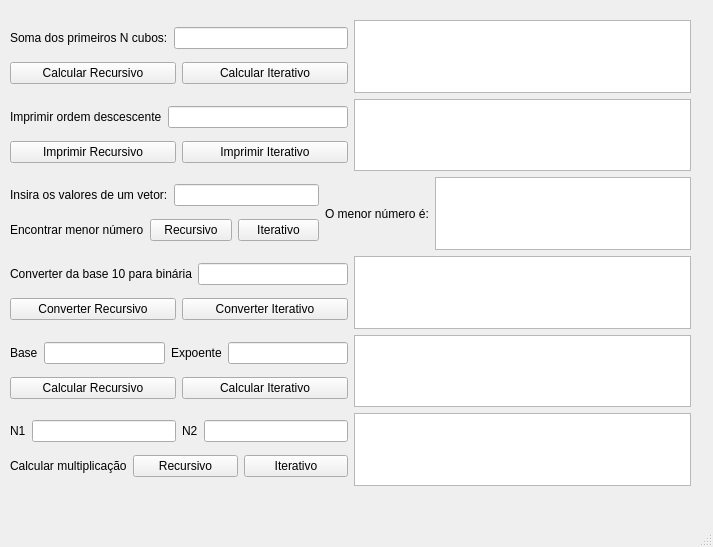
<?xml version="1.0" encoding="UTF-8"?>
<ui version="4.0">
 <class>MainWindow</class>
 <widget class="QMainWindow" name="MainWindow">
  <property name="geometry">
   <rect>
    <x>0</x>
    <y>0</y>
    <width>713</width>
    <height>547</height>
   </rect>
  </property>
  <property name="windowTitle">
   <string>MainWindow</string>
  </property>
  <widget class="QWidget" name="centralwidget">
   <widget class="QFrame" name="frame">
    <property name="geometry">
     <rect>
      <x>730</x>
      <y>90</y>
      <width>120</width>
      <height>80</height>
     </rect>
    </property>
    <property name="frameShape">
     <enum>QFrame::StyledPanel</enum>
    </property>
    <property name="frameShadow">
     <enum>QFrame::Raised</enum>
    </property>
   </widget>
   <widget class="QWidget" name="">
    <property name="geometry">
     <rect>
      <x>10</x>
      <y>20</y>
      <width>681</width>
      <height>466</height>
     </rect>
    </property>
    <layout class="QVBoxLayout" name="verticalLayout_7">
     <item>
      <layout class="QHBoxLayout" name="horizontalLayout_3">
       <item>
        <layout class="QVBoxLayout" name="verticalLayout">
         <item>
          <layout class="QHBoxLayout" name="horizontalLayout">
           <item>
            <widget class="QLabel" name="label">
             <property name="text">
              <string>Soma dos primeiros N cubos:</string>
             </property>
            </widget>
           </item>
           <item>
            <widget class="QLineEdit" name="lineEdit_soma_recursivos"/>
           </item>
          </layout>
         </item>
         <item>
          <layout class="QHBoxLayout" name="horizontalLayout_2">
           <item>
            <widget class="QPushButton" name="btn_soma_recursivos">
             <property name="text">
              <string>Calcular Recursivo</string>
             </property>
            </widget>
           </item>
           <item>
            <widget class="QPushButton" name="btn_somar_iterativo">
             <property name="text">
              <string>Calcular Iterativo</string>
             </property>
            </widget>
           </item>
          </layout>
         </item>
        </layout>
       </item>
       <item>
        <widget class="QTextEdit" name="textEdit_soma_recursivos"/>
       </item>
      </layout>
     </item>
     <item>
      <layout class="QHBoxLayout" name="horizontalLayout_6">
       <item>
        <layout class="QVBoxLayout" name="verticalLayout_2">
         <item>
          <layout class="QHBoxLayout" name="horizontalLayout_4">
           <item>
            <widget class="QLabel" name="label_2">
             <property name="text">
              <string>Imprimir ordem descescente</string>
             </property>
            </widget>
           </item>
           <item>
            <widget class="QLineEdit" name="lineEdit_imprimir_decrescente"/>
           </item>
          </layout>
         </item>
         <item>
          <layout class="QHBoxLayout" name="horizontalLayout_5">
           <item>
            <widget class="QPushButton" name="btn_imprimir_decrescente">
             <property name="text">
              <string>Imprimir Recursivo</string>
             </property>
            </widget>
           </item>
           <item>
            <widget class="QPushButton" name="btn_imprimir_descescente_iterativo">
             <property name="text">
              <string>Imprimir Iterativo</string>
             </property>
            </widget>
           </item>
          </layout>
         </item>
        </layout>
       </item>
       <item>
        <widget class="QTextEdit" name="textEdit_imprimir_decrescente"/>
       </item>
      </layout>
     </item>
     <item>
      <layout class="QHBoxLayout" name="horizontalLayout_10">
       <item>
        <layout class="QVBoxLayout" name="verticalLayout_3">
         <item>
          <layout class="QHBoxLayout" name="horizontalLayout_7">
           <item>
            <widget class="QLabel" name="label_3">
             <property name="text">
              <string>Insira os valores de um vetor:</string>
             </property>
            </widget>
           </item>
           <item>
            <widget class="QLineEdit" name="lineEdit_vetor">
             <property name="toolTip">
              <string>Insira cada numero do vetor separado por um espaço, sem espaço após o último número</string>
             </property>
            </widget>
           </item>
          </layout>
         </item>
         <item>
          <layout class="QHBoxLayout" name="horizontalLayout_8">
           <item>
            <widget class="QLabel" name="label_10">
             <property name="text">
              <string>Encontrar menor número</string>
             </property>
            </widget>
           </item>
           <item>
            <widget class="QPushButton" name="btn_vetor">
             <property name="text">
              <string>Recursivo</string>
             </property>
            </widget>
           </item>
           <item>
            <widget class="QPushButton" name="btn_vetor_iterativo">
             <property name="text">
              <string>Iterativo</string>
             </property>
            </widget>
           </item>
          </layout>
         </item>
        </layout>
       </item>
       <item>
        <layout class="QHBoxLayout" name="horizontalLayout_9">
         <item>
          <widget class="QLabel" name="label_4">
           <property name="text">
            <string>O menor número é:</string>
           </property>
          </widget>
         </item>
         <item>
          <widget class="QTextEdit" name="textEdit_vetor"/>
         </item>
        </layout>
       </item>
      </layout>
     </item>
     <item>
      <layout class="QHBoxLayout" name="horizontalLayout_13">
       <item>
        <layout class="QVBoxLayout" name="verticalLayout_4">
         <item>
          <layout class="QHBoxLayout" name="horizontalLayout_11">
           <item>
            <widget class="QLabel" name="label_5">
             <property name="text">
              <string>Converter da base 10 para binária</string>
             </property>
            </widget>
           </item>
           <item>
            <widget class="QLineEdit" name="lineEdit_converter_base"/>
           </item>
          </layout>
         </item>
         <item>
          <layout class="QHBoxLayout" name="horizontalLayout_12">
           <item>
            <widget class="QPushButton" name="btn_converter_base">
             <property name="text">
              <string>Converter Recursivo</string>
             </property>
            </widget>
           </item>
           <item>
            <widget class="QPushButton" name="btn_converter_base_iterativo">
             <property name="text">
              <string>Converter Iterativo</string>
             </property>
            </widget>
           </item>
          </layout>
         </item>
        </layout>
       </item>
       <item>
        <widget class="QTextEdit" name="textEdit_converter_base"/>
       </item>
      </layout>
     </item>
     <item>
      <layout class="QHBoxLayout" name="horizontalLayout_16">
       <item>
        <layout class="QVBoxLayout" name="verticalLayout_5">
         <item>
          <layout class="QHBoxLayout" name="horizontalLayout_14">
           <item>
            <widget class="QLabel" name="label_6">
             <property name="text">
              <string>Base</string>
             </property>
            </widget>
           </item>
           <item>
            <widget class="QLineEdit" name="lineEdit_base">
             <property name="toolTip">
              <string>Aceitos apenas valores inteiros maiores do que 0 (zero)</string>
             </property>
            </widget>
           </item>
           <item>
            <widget class="QLabel" name="label_7">
             <property name="text">
              <string>Expoente</string>
             </property>
            </widget>
           </item>
           <item>
            <widget class="QLineEdit" name="lineEdit_expoente"/>
           </item>
          </layout>
         </item>
         <item>
          <layout class="QHBoxLayout" name="horizontalLayout_15">
           <item>
            <widget class="QPushButton" name="btn_exponente">
             <property name="text">
              <string>Calcular Recursivo</string>
             </property>
            </widget>
           </item>
           <item>
            <widget class="QPushButton" name="btn_expoente_iterativo">
             <property name="text">
              <string>Calcular Iterativo</string>
             </property>
            </widget>
           </item>
          </layout>
         </item>
        </layout>
       </item>
       <item>
        <widget class="QTextEdit" name="textEdit_exponente"/>
       </item>
      </layout>
     </item>
     <item>
      <layout class="QHBoxLayout" name="horizontalLayout_19">
       <item>
        <layout class="QVBoxLayout" name="verticalLayout_6">
         <item>
          <layout class="QHBoxLayout" name="horizontalLayout_17">
           <item>
            <widget class="QLabel" name="label_8">
             <property name="text">
              <string>N1</string>
             </property>
            </widget>
           </item>
           <item>
            <widget class="QLineEdit" name="lineEdit_n1">
             <property name="toolTip">
              <string>Aceitos apenas valores inteiros maiores do que 0 (zero)</string>
             </property>
            </widget>
           </item>
           <item>
            <widget class="QLabel" name="label_9">
             <property name="text">
              <string>N2</string>
             </property>
            </widget>
           </item>
           <item>
            <widget class="QLineEdit" name="lineEdit_n2"/>
           </item>
          </layout>
         </item>
         <item>
          <layout class="QHBoxLayout" name="horizontalLayout_18">
           <item>
            <widget class="QLabel" name="label_11">
             <property name="text">
              <string>Calcular multiplicação</string>
             </property>
            </widget>
           </item>
           <item>
            <widget class="QPushButton" name="btn_multiplicacao">
             <property name="text">
              <string>Recursivo</string>
             </property>
            </widget>
           </item>
           <item>
            <widget class="QPushButton" name="btn_multiplicacao_iterativo">
             <property name="text">
              <string>Iterativo</string>
             </property>
            </widget>
           </item>
          </layout>
         </item>
        </layout>
       </item>
       <item>
        <widget class="QTextEdit" name="textEdit_multiplicacao"/>
       </item>
      </layout>
     </item>
    </layout>
   </widget>
  </widget>
  <widget class="QMenuBar" name="menubar">
   <property name="geometry">
    <rect>
     <x>0</x>
     <y>0</y>
     <width>713</width>
     <height>24</height>
    </rect>
   </property>
  </widget>
  <widget class="QStatusBar" name="statusbar"/>
 </widget>
 <resources/>
 <connections/>
</ui>
